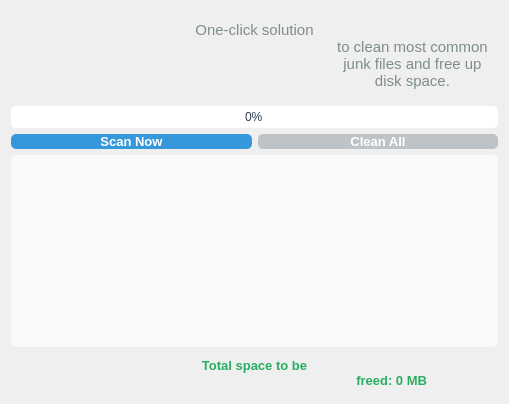
                                                    <widget class="QWidget" name="quickCleanTab">
                                                        <attribute name="title">
                                                            <string>Quick Clean</string>
                                                        </attribute>
                                                        <layout class="QVBoxLayout"
                                                            name="verticalLayout_5">
                                                            <item>
                                                                <widget class="QLabel"
                                                                    name="quickCleanLabel">
                                                                    <property name="font">
                                                                        <font>
                                                                            <pointsize>11</pointsize>
                                                                        </font>
                                                                    </property>
                                                                    <property name="styleSheet">
                                                                        <string notr="true">QLabel {
                                                                            color: #7f8c8d;
                                                                            padding: 10px;
                                                                            }</string>
                                                                    </property>
                                                                    <property name="text">
                                                                        <string>One-click solution
                                                                            to clean most common
                                                                            junk files and free up
                                                                            disk space.</string>
                                                                    </property>
                                                                    <property name="alignment">
                                                                        <set>Qt::AlignCenter</set>
                                                                    </property>
                                                                </widget>
                                                            </item>
                                                            <item>
                                                                <widget class="QProgressBar"
                                                                    name="quickCleanProgressBar">
                                                                    <property name="styleSheet">
                                                                        <string notr="true">QProgressBar
                                                                            {
                                                                            border: 2px solid
                                                                            #bdc3c7;
                                                                            border-radius: 5px;
                                                                            text-align: center;
                                                                            color: #2c3e50;
                                                                            }

                                                                            QProgressBar::chunk {
                                                                            background-color:
                                                                            #1abc9c;
                                                                            }</string>
                                                                    </property>
                                                                    <property name="value">
                                                                        <number>0</number>
                                                                    </property>
                                                                </widget>
                                                            </item>
                                                            <item>
                                                                <layout class="QHBoxLayout"
                                                                    name="horizontalLayout_2">
                                                                    <item>
                                                                        <widget class="QPushButton"
                                                                            name="scanQuickButton">
                                                                            <property name="font">
                                                                                <font>
                                                                                    <pointsize>10</pointsize>
                                                                                    <weight>75</weight>
                                                                                    <bold>true</bold>
                                                                                </font>
                                                                            </property>
                                                                            <property
                                                                                name="styleSheet">
                                                                                <string notr="true">QPushButton
                                                                                    {
                                                                                    background-color:
                                                                                    #3498db;
                                                                                    color: white;
                                                                                    border: none;
                                                                                    padding: 10px
                                                                                    20px;
                                                                                    border-radius:
                                                                                    5px;
                                                                                    min-width:
                                                                                    120px;
                                                                                    }
                                                                                    QPushButton:hover
                                                                                    {
                                                                                    background-color:
                                                                                    #2980b9;
                                                                                    }
                                                                                    QPushButton:disabled
                                                                                    {
                                                                                    background-color:
                                                                                    #bdc3c7;
                                                                                    }</string>
                                                                            </property>
                                                                            <property name="text">
                                                                                <string>Scan Now</string>
                                                                            </property>
                                                                        </widget>
                                                                    </item>
                                                                    <item>
                                                                        <widget class="QPushButton"
                                                                            name="cleanQuickButton">
                                                                            <property name="enabled">
                                                                                <bool>false</bool>
                                                                            </property>
                                                                            <property name="font">
                                                                                <font>
                                                                                    <pointsize>10</pointsize>
                                                                                    <weight>75</weight>
                                                                                    <bold>true</bold>
                                                                                </font>
                                                                            </property>
                                                                            <property
                                                                                name="styleSheet">
                                                                                <string notr="true">QPushButton
                                                                                    {
                                                                                    background-color:
                                                                                    #1abc9c;
                                                                                    color: white;
                                                                                    border: none;
                                                                                    padding: 10px
                                                                                    20px;
                                                                                    border-radius:
                                                                                    5px;
                                                                                    min-width:
                                                                                    120px;
                                                                                    }
                                                                                    QPushButton:hover
                                                                                    {
                                                                                    background-color:
                                                                                    #16a085;
                                                                                    }
                                                                                    QPushButton:disabled
                                                                                    {
                                                                                    background-color:
                                                                                    #bdc3c7;
                                                                                    }</string>
                                                                            </property>
                                                                            <property name="text">
                                                                                <string>Clean All</string>
                                                                            </property>
                                                                        </widget>
                                                                    </item>
                                                                </layout>
                                                            </item>
                                                            <item>
                                                                <widget class="QTextEdit"
                                                                    name="quickCleanResults">
                                                                    <property name="styleSheet">
                                                                        <string notr="true">QTextEdit
                                                                            {
                                                                            border: 1px solid
                                                                            #ecf0f1;
                                                                            border-radius: 5px;
                                                                            padding: 10px;
                                                                            background-color:
                                                                            #f8f9fa;
                                                                            color: #2c3e50;
                                                                            }</string>
                                                                    </property>
                                                                    <property name="html">
                                                                        <string>
                                                                            &lt;!DOCTYPE HTML
                                                                            PUBLIC &quot;-//W3C//DTD
                                                                            HTML 4.0//EN&quot;
                                                                            &quot;http://www.w3.org/TR/REC-html40/strict.dtd&quot;&gt;
                                                                            &lt;html&gt;&lt;head&gt;&lt;meta
                                                                            name=&quot;qrichtext&quot;
                                                                            content=&quot;1&quot;
                                                                            /&gt;&lt;style
                                                                            type=&quot;text/css&quot;&gt;
                                                                            p, li { white-space:
                                                                            pre-wrap; color:
                                                                            #2c3e50; }
                                                                            &lt;/style&gt;&lt;/head&gt;&lt;body
                                                                            style=&quot;
                                                                            font-family:'Segoe UI';
                                                                            font-size:9pt;
                                                                            font-weight:400;
                                                                            font-style:normal;&quot;&gt;
                                                                            &lt;p
                                                                            style=&quot;-qt-paragraph-type:empty;
                                                                            margin-top:0px;
                                                                            margin-bottom:0px;
                                                                            margin-left:0px;
                                                                            margin-right:0px;
                                                                            -qt-block-indent:0;
                                                                            text-indent:0px;&quot;&gt;&lt;br
                                                                            /&gt;&lt;/p&gt;&lt;/body&gt;&lt;/html&gt;</string>
                                                                    </property>
                                                                    <property name="placeholderText">
                                                                        <string>Scan results will
                                                                            appear here...</string>
                                                                    </property>
                                                                </widget>
                                                            </item>
                                                            <item>
                                                                <widget class="QLabel"
                                                                    name="spaceSavedLabel">
                                                                    <property name="font">
                                                                        <font>
                                                                            <pointsize>10</pointsize>
                                                                        </font>
                                                                    </property>
                                                                    <property name="styleSheet">
                                                                        <string notr="true">QLabel {
                                                                            color: #27ae60;
                                                                            padding: 5px;
                                                                            font-weight: bold;
                                                                            }</string>
                                                                    </property>
                                                                    <property name="text">
                                                                        <string>Total space to be
                                                                            freed: 0 MB</string>
                                                                    </property>
                                                                    <property name="alignment">
                                                                        <set>Qt::AlignCenter</set>
                                                                    </property>
                                                                </widget>
                                                            </item>
                                                        </layout>
                                                    </widget>
